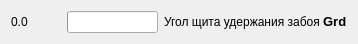
    <widget class="QWidget" name="layoutWidget_34">
     <property name="geometry">
      <rect>
       <x>10</x>
       <y>310</y>
       <width>343</width>
       <height>23</height>
      </rect>
     </property>
     <layout class="QHBoxLayout" name="horizontalLayout_40">
      <item>
       <widget class="QLabel" name="label_79">
        <property name="sizePolicy">
         <sizepolicy hsizetype="Fixed" vsizetype="Fixed">
          <horstretch>0</horstretch>
          <verstretch>0</verstretch>
         </sizepolicy>
        </property>
        <property name="minimumSize">
         <size>
          <width>50</width>
          <height>0</height>
         </size>
        </property>
        <property name="text">
         <string>0.0</string>
        </property>
       </widget>
      </item>
      <item>
       <widget class="QProgressBar" name="progressBar_40">
        <property name="maximumSize">
         <size>
          <width>108</width>
          <height>16777215</height>
         </size>
        </property>
        <property name="statusTip">
         <string/>
        </property>
        <property name="whatsThis">
         <string notr="true"/>
        </property>
        <property name="value">
         <number>0</number>
        </property>
        <property name="textVisible">
         <bool>false</bool>
        </property>
       </widget>
      </item>
      <item>
       <widget class="QLabel" name="label_80">
        <property name="text">
         <string>&lt;html&gt;&lt;head/&gt;&lt;body&gt;&lt;p&gt;Угол щита удержания забоя &lt;span style=&quot; font-size:10pt; font-weight:600;&quot;&gt;Grd&lt;/span&gt;&lt;/p&gt;&lt;/body&gt;&lt;/html&gt;</string>
        </property>
       </widget>
      </item>
     </layout>
    </widget>
